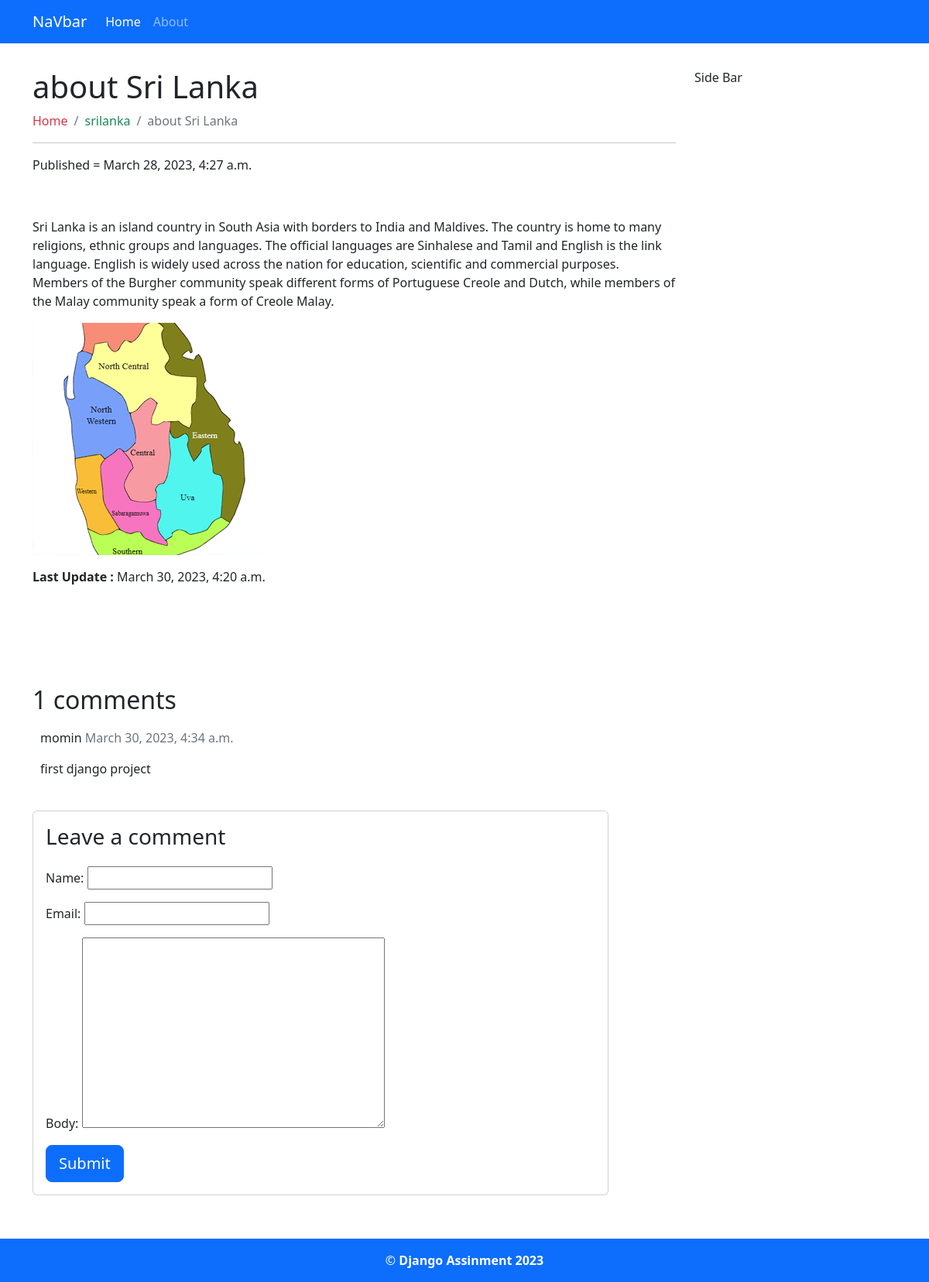
The app's page /about-sri-lanka with its own data.
### blog/models.py (models this page shows, shortened)
class BlogPost(models.Model):
    STATUS = [
        ('draft', 'Draft'),
        ('published', 'Publish')
    ]
    title = models.CharField(max_length = 200)
    slug = models.SlugField(unique=True, blank=True,null=True)
    featured = models.ImageField(upload_to='blog/', blank=True, null=True)
    content = RichTextUploadingField()
    created = models.DateTimeField(auto_now_add=True)
    updated = models.DateTimeField(auto_now=True)
    category = models.ForeignKey(Category, on_delete=models.CASCADE)
    status = models.CharField(max_length=10, choices = STATUS, default='draft')
    meta_title = models.CharField(max_length=200, blank=True, null=True)
    meta_description = models.TextField(blank=True, null=True)
    class Meta:
        verbose_name_plural = "All Posts"

class Category(models.Model):
    title = models.CharField(max_length = 200)
    slug = models.SlugField(unique=True, blank=True,null=True)
    class Meta:
        verbose_name_plural = "Categories"

class Comment(models.Model):
    BlogPost = models.ForeignKey(BlogPost,on_delete=models.CASCADE,related_name='comments')
    name = models.CharField(max_length=80)
    email = models.EmailField()
    body = models.TextField()
    created_on = models.DateTimeField(auto_now_add=True)
    active = models.BooleanField(default=False)
    class Meta:
        ordering = ['created_on']

### blog/views.py (the view)
# urls.py: path('<slug:slug>',views.single_post, name='single_post'),
def single_post(request, slug):
    template_name = 'single.html'
    post = get_object_or_404(BlogPost, slug=slug)
    comments = post.comments.filter(active=True)
    new_comment = None
    if request.method == 'POST':
        comment_form = CommentForm(data=request.POST)
        if comment_form.is_valid():
            new_comment = comment_form.save(commit=False)
            new_comment.post = post
            new_comment.save()
    else:
        comment_form = CommentForm()
    return render(request, template_name, {'posts': post,
                                           'comments': comments,
                                           'new_comment': new_comment,
                                           'comment_form': comment_form})

### blog/forms.py
class CommentForm(forms.ModelForm):
    class Meta:
        model = Comment
        fields = ('name', 'email', 'body')

### templates/single.html (shortened to what this page needs)
{% extends 'base.html' %}
{% block content%}
<div class="container my-3">
    <div class="row py-3">
        <div class="col-md-9">
            <h1>{{posts.title}}</h1>
              <nav aria-label="breadcrumb">
                <ol class="breadcrumb">
                  <li class="breadcrumb-item"><a class="text-decoration-none text-danger" href="{% url 'home' %}">Home</a></li>
                  <li class="breadcrumb-item"><a class="text-decoration-none text-success" href="">{{posts.category.title }}</a></li>
                  <li class="breadcrumb-item active" aria-current="page">{{posts.title}}</li>
                </ol>
              </nav>
              <hr>
              <div class="my-3">Published = {{ posts.created }}</div>
              <div>
                    {{posts.content|safe}}
              </div>
              <div class="my-3"><strong>Last Update : </strong>{{posts.updated}}</div>
        </div>
        <div class="col-md-3">Side Bar</div>
    </div>
    {% load social_share %}
    <div>
      <br>
       <br><br><br>
       <div>
        <h2>{{ comments.count }} comments</h2>
        {% for comment in comments %}
        <div class="comments" style="padding: 10px;">
          <p class="font-weight-bold">
            {{ comment.name }}
            <span class=" text-muted font-weight-normal">
              {{ comment.created_on }}
            </span>
          </p>
          {{ comment.body | linebreaks }}
        </div>
        {% endfor %}
      </div>
    </div>
    <div class="col-md-8 card mb-4  mt-3 ">
      <div class="card-body">
        {% if new_comment %}
        <div class="alert alert-success" role="alert">
          Your comment is awaiting moderation
        </div>
        {% else %}
        <h3>Leave a comment</h3>
        <form method="post" style="margin-top: 1.3em;">
          {{ comment_form.as_p }}
          <button type="submit" class="btn btn-primary  btn-lg">Submit</button>
        </form>
        {% endif %}
      </div>
    </div>
  </div>
{% endblock content%}

### records on screen
BlogPost: title "about Sri Lanka", category "srilanka", created "March 28, 2023, 4:27 a.m.", content "Sri Lanka is an island country in South Asia with borders to India and Maldives. The country is home to many religions, ethnic groups and languages. The official languages are Sinhalese and Tamil and English is the link language. English is widely used across the nation for education, scientific and commercial purposes. Members of the Burgher community speak different forms of Portuguese Creole and Dutch, while members of the Malay community speak a form of Creole Malay.", content (picture), updated "March 30, 2023, 4:20 a.m."
Comment: name "momin", created_on "March 30, 2023, 4:34 a.m.", body "first django project"

### other values on screen
{{ comments.count }} "1"
